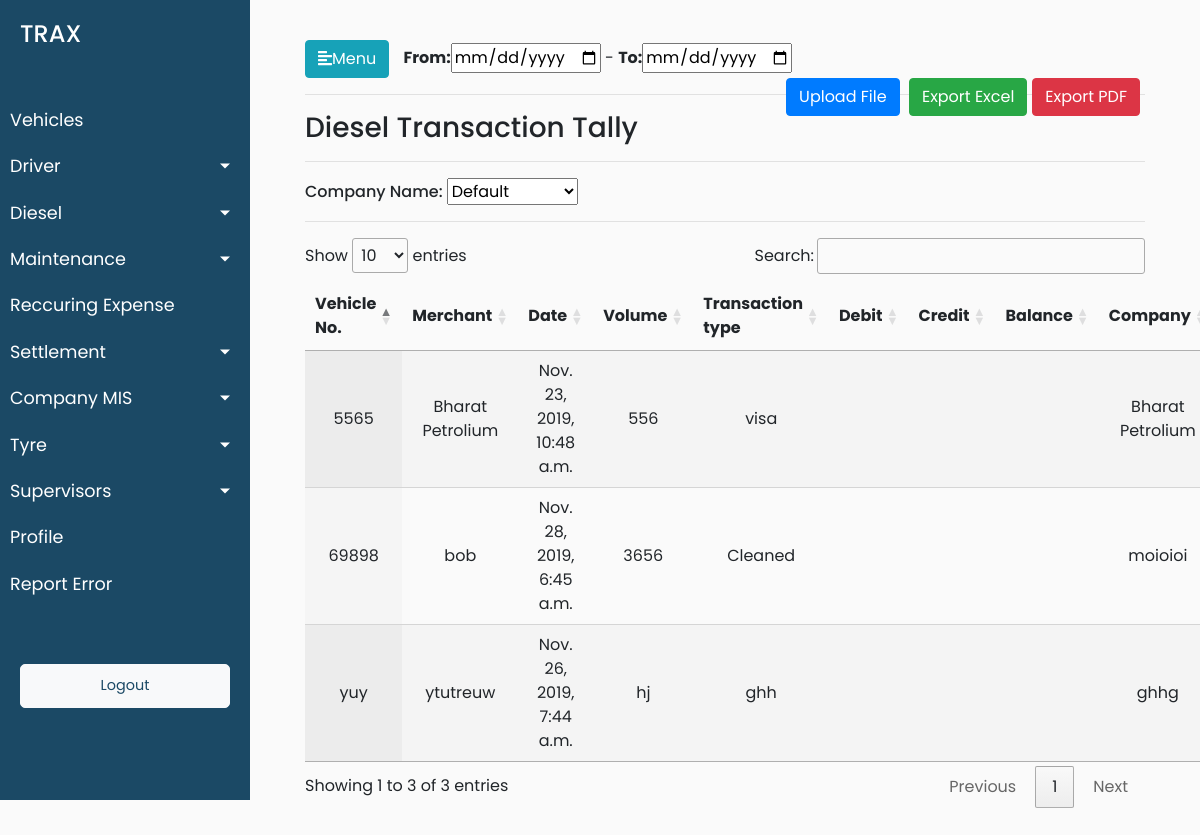
The page /diesel/transaction_tally on the database as committed earlier.
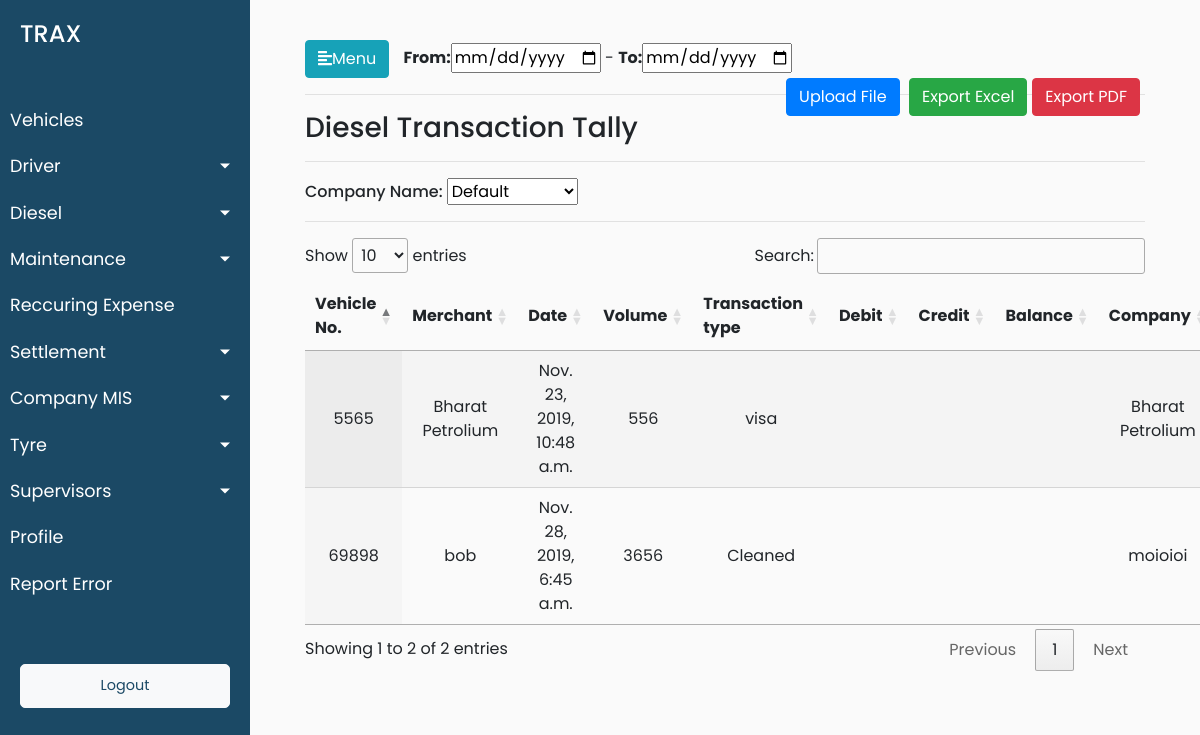
The same page on the database as committed later.
### trax_vehicle_manager_data/models.py (models this page shows, shortened)
class Expenses(models.Model):
    expense_name = models.CharField(max_length=50)
    expense_id = models.PositiveSmallIntegerField()
    expense_vehicle_id = models.ForeignKey(Vehicles, on_delete = models.CASCADE)

class Diesel(Expenses):
    terminal_id = models.CharField(max_length=900,blank=True)
    transaction_date = models.DateTimeField(default=timezone.now,blank=True)
    merchant = models.CharField(max_length=900,blank=True)
    account_number = models.CharField(max_length=900,blank=True)
    card_used = models.CharField(max_length=900,blank=True)
    vehicle_number = models.CharField(max_length=900,blank=True)
    vehicle_detail = models.CharField(max_length=900,blank=True)
    transaction_type = models.CharField(max_length=900,blank=True)
    diesel_rate = models.CharField(max_length=900,blank=True)
    volume = models.CharField(max_length=900,blank=True)
    amount_Rs = models.CharField(max_length=900,blank=True)
    balance_Rs = models.CharField(max_length=900,blank=True)
    odometer_reading = models.CharField(max_length=900,blank=True)
    ownership = models.CharField(max_length=900,blank=True)

### trax_vehicle_manager_data/views.py (the view)
# urls.py: path('diesel/transaction_tally',views.transaction_tally,name='transaction_tally'),
def transaction_tally(request):
    diesel_objects = Diesel.objects.all()
    data = {'diesel_objects':diesel_objects}
    return render(request,'trax_vehicle_manager_data/diesel_transaction_tally.html',data)

### trax_vehicle_manager_data/templates/trax_vehicle_manager_data/diesel_transaction_tally.html (shortened to what this page needs)
{% extends 'trax_vehicle_manager_data/base.html' %}
{% load static %}
{% block stylesheets %}
<link rel="stylesheet" href="//cdn.datatables.net/1.10.19/css/jquery.dataTables.min.css">
{% endblock stylesheets %}
{% block content %}
<span><span id="date"><b>From:</b><input type="date"> - <b>To:</b><input type="date"></span><span id="btn"><button class="btn btn-primary">Upload File</button>
        <button class="btn btn-success">Export Excel</button><button class="btn btn-danger">Export PDF</button></span> </span>
<hr>
<h3>Diesel Transaction Tally</h3>
<hr>
<div>
    <form>
        <h6> Company Name:
            <select>
                <option>Default</option>
            </select>
        </h6>
    </form>
</div>
<hr>
<div>
    <table id="test_table" class="display" style="width:100%">
        <thead>
            <tr>
                <th>Vehicle No.</th>
                <th>Merchant</th>
                <th>Date</th>
                <th>Volume</th>
                <th>Transaction type</th>
                <th>Debit</th>
                <th>Credit</th>
                <th>Balance</th>
                <th>Company</th>
            </tr>
        </thead>
        <tbody>
        {% for one_diesel_object in diesel_objects %}
            <tr>
                <td>{{one_diesel_object.vehicle_number}}</td>
                <td>{{one_diesel_object.merchant}}</td>
                <td>{{one_diesel_object.transaction_date}}</td>
                <td>{{one_diesel_object.volume}}</td>
                <td>{{one_diesel_object.transaction_type}}</td>
                <td>{{one_diesel_object.}}</td>
                <td>{{one_diesel_object.}}</td>
                <td>{{one_diesel_object.}}</td>
                <td>{{one_diesel_object.ownership}}</td>
            </tr>
        {% endfor %}
        </tbody>
    </table>
</div>
{% endblock %}

Rows that differ between the two databases and show on the page:
removed Diesel: vehicle_number "yuy", merchant "ytutreuw", transaction_date "Nov. 26, 2019, 7:44 a.m.", volume "hj", transaction_type "ghh", ownership "ghhg"
Other text that changed with them:
text written by a page script: "Show entries Search: Showing 1 to 3 of 3 entries Previous 1 Next" → "Show entries Search: Showing 1 to 2 of 2 entries Previous 1 Next"
